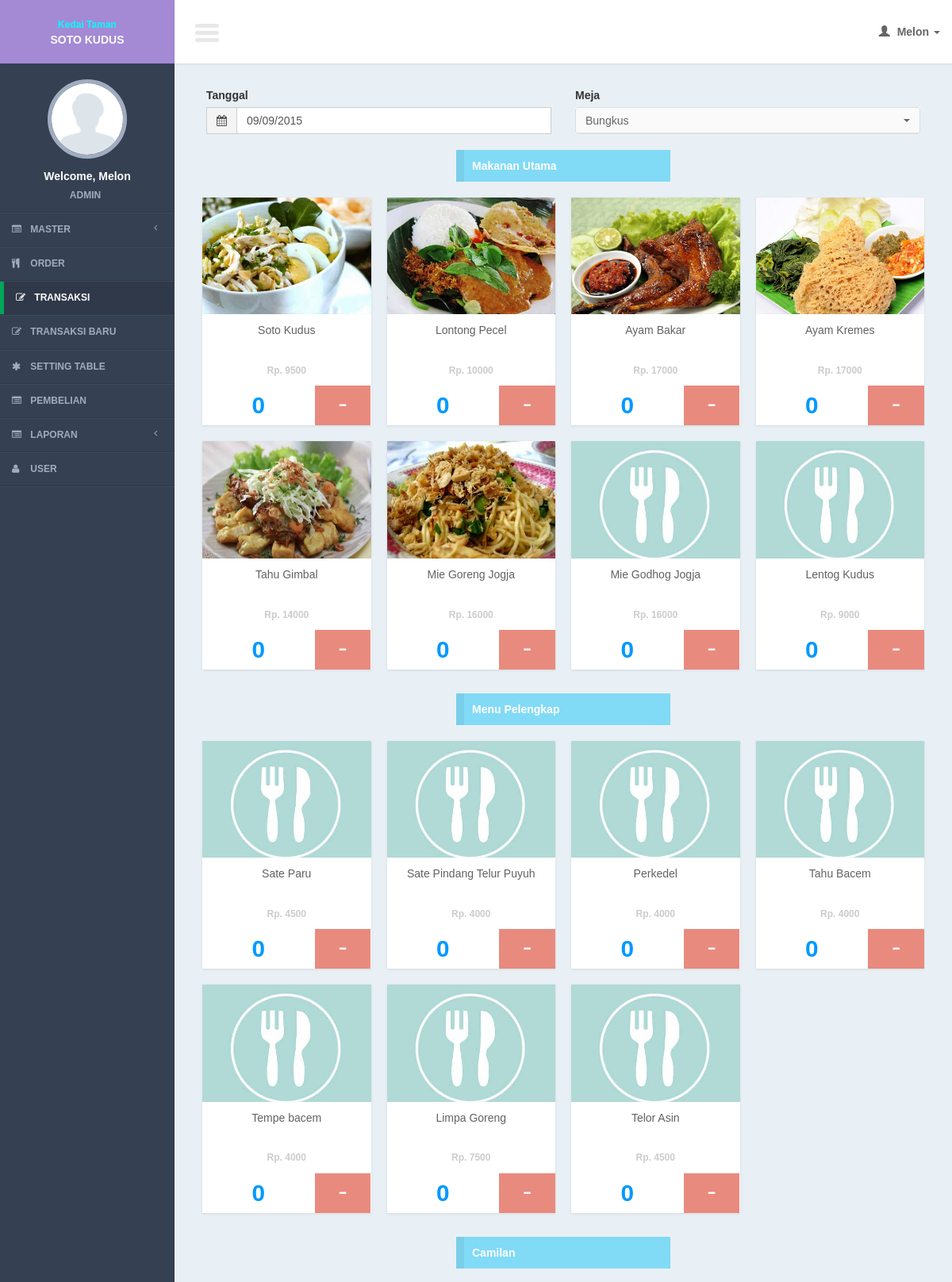
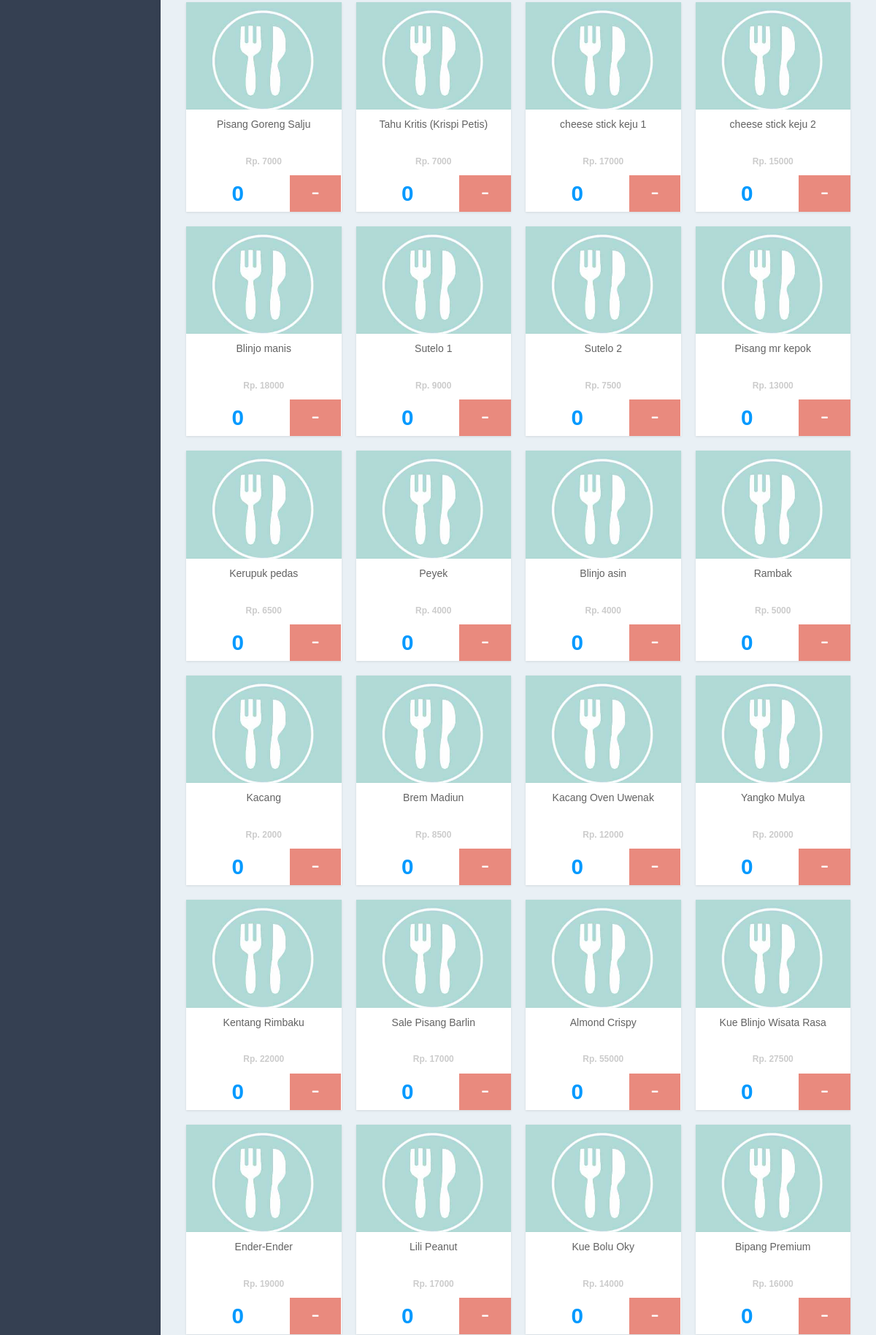
/controllers/transaction.php (signed in, upper part), run on the app's committed database (2 pictures, top to bottom).
### tables this page shows
CREATE TABLE IF NOT EXISTS `tables` (
`table_id` int(11) NOT NULL,
  `building_id` int(11) NOT NULL,
  `table_name` varchar(100) NOT NULL,
  `data_x` int(11) NOT NULL,
  `data_y` int(11) NOT NULL
);

CREATE TABLE IF NOT EXISTS `menu_types` (
`menu_type_id` int(11) NOT NULL,
  `menu_type_name` varchar(100) NOT NULL
);

CREATE TABLE IF NOT EXISTS `menus` (
`menu_id` int(11) NOT NULL,
  `menu_type_id` int(11) NOT NULL,
  `menu_name` varchar(100) NOT NULL,
  `menu_original_price` int(11) NOT NULL,
  `menu_margin_price` int(11) NOT NULL,
  `menu_price` int(11) NOT NULL,
  `menu_img` text NOT NULL,
  `partner_id` int(11) NOT NULL
);

### lib/function.php (called while the page is built, shortened)
<?php
function get_header($title = ""){
	include '../views/layout/header.php';
}
function get_footer($query_find = 0){
	include '../views/layout/footer.php';
}
function format_date($date){
	if($date == "0000-00-00"){
		return "-";
	}else{
		$date = explode("-", $date);
		$new_date = $date[2]."/".$date[1]."/".$date[0];
		return $new_date;
	}
}
	?>

### models/transaction_model.php (called while the page is built, shortened)
<?php
function select_cat(){
	$query = mysql_query("select * from menu_types order by menu_type_id");
	return $query;
}
?>

### views/transaction/list.php (the view, shortened to what this page needs)
 <form action="<?= $action ?>" method="post" enctype="multipart/form-data" role="form">
                <section class="content">
<div class="container">
			<section class="color-2">
            <div class="row">
            <div class="col-md-6">
            <div class="form-group">
             <label>Tanggal </label>
             <div class="input-group">
                                            <div class="input-group-addon">
                                                <i class="fa fa-calendar"></i>
                                            </div>
                                            <input type="text" required class="form-control pull-right" id="date_picker1" name="i_date" value="<?= $date ?>"/>
                                        </div>
            </div>
            </div>
             <div class="col-md-6">
             <div class="form-group">
                                        <label>Meja </label>
                                        <select name="i_table_id" id="i_table_id"  class="selectpicker show-tick form-control" data-live-search="true" onChange="load_data_history(this.value)" >
                                        <?php
                                        $query_table = mysql_query("select a.*, b.building_name
																	from tables a
																	left join buildings b on b.building_id = a.building_id
																	order by table_id
																	");
                                        while($row_table = mysql_fetch_array($query_table)){
                                        ?>
                                        <option value="<?= $row_table['table_id']?>" <?php if($row_table['table_id'] == $table_id){ ?> selected="selected"<?php }?>><?php
										if($row_table['table_id'] != 0){
											$building = " (".$row_table['building_name'].")";
										}else{
											$building= "";
										}
										echo $row_table['table_name'].$building; ?></option>
                                        <?php
                                        }
                                        ?>
                                        </select>
                                      	</div>
            </div>
            </div>
               <div class="row">
               <?php
                while($row_cat = mysql_fetch_array($query_cat)){
			   ?>
                <div class="col-md-12">
                    <div class="col-md-4 col-md-offset-4">
                        <div class="row">
                            <div class="otheader_title"><?= $row_cat['menu_type_name']?></div>
                        </div>
                    </div>
                </div>
				<p>
                   <?php
					$query = mysql_query("select * from menus where menu_type_id = '".$row_cat['menu_type_id']."' order by menu_id");
                    while($row = mysql_fetch_array($query)){
                   ?>
                  <div class="box-showcase">
                  	<a onClick="add_menu(<?= $row['menu_id']?>)">
                        <div class="box-showcaseInner">
                        <?php
                        $gambar = ($row['menu_img']) ? $row['menu_img'] : "default.jpg";
						?>
                            <img src="../img/menu/<?= $gambar ?>" class="img_class" />
                        </div>
                        </a>
                        <div class="box-showcaseDesc">
                            <a onClick="add_menu(<?= $row['menu_id']?>)"> <div class="box-showcaseDesc_name"><?= $row['menu_name'] ?></div>
                             <div class="box-showcaseDesc_price">Rp. <?= $row['menu_price'] ?></div>
                             </a>
                            <div class="box-showcaseDesc_by">
                            	<div class="col-xs-8" style="padding:0px;">
                                   	<input required type="text" name="i_jumlah_<?= $row['menu_id'] ?>" id="i_jumlah_<?= $row['menu_id'] ?>" class="form-control text_menu" value="0" onchange="edit_menu(<?= $row['menu_id'] ?>)"/>
                       			</div>
                                <div class="col-xs-4" style="padding:0px;">
                                	<a onClick="minus_menu(<?= $row['menu_id']?>)">
                                	<div class="box-showcaseDesc_button">
                                    	<i class="fa fa-minus"></i>
                                    </div>
                                    </a>
                                </div>
                            </div>
                        </div>
                    </div>
                    <?php
                    }
                    ?>
				</p>
                  <?php
				}
				  ?>
				 </div>
			</section>
		</div>
                </section>
              </form>

### css/AdminLTE.css (style rules this page uses)
html { font-family: 'Source Sans Pro', sans-serif; -webkit-font-smoothing: antialiased; min-height: 100%; background: #E9F0F5; }
body { font-family: 'Source Sans Pro', sans-serif; -webkit-font-smoothing: antialiased; min-height: 100%; background: #E9F0F5; }
a { color: #3c8dbc; }
.content { padding: 30px 10px; }
img { max-width: 100%important; }
.form-control { -webkit-border-radius: 0px !important; -moz-border-radius: 0px !important; border-radius: 0px !important; box-shadow: none; }
.input-group .input-group-addon { border-radius: 0; background-color: #f4f4f4; }
.text_menu { text-align:center; width:100%; font-size:2.7em; font-weight:bold; height:50px; color:#09F; border:none !important; background:#fff; }
.otheader_title { background-color:#81daf6; border-left-color:#7acee9; border-left-style:solid; border-left-width:10px; color:#FFFFFF; font-weight:bold; padding:10px 5px 10px 10px; width:100%; margin-top:10px; margin-bottom:10px; }

### css/tooltip/tooltip-classic.css (style rules this page uses)
html, body { margin:0; height:100%; }

### css/menu/menu.css (style rules this page uses)
.box-showcase { float: left; position: relative; width: 16.6%; padding-bottom: 12%; margin-bottom: 140px; cursor: pointer; }
.box-showcaseInner { position: absolute; left: 10px; right: 10px; top: 10px; bottom: 10px; overflow: hidden; background: #ccc; box-shadow: 0 1px 3px rgba(0, 0, 0, 0.1); }
.box-showcaseDesc { position: absolute; left: 10px; right: 10px; overflow: hidden; background: #fff; top: 100%; margin-top: -10px; height: 140px; text-align:center; box-shadow: 0 1px 3px rgba(0, 0, 0, 0.1); }
.box-showcaseDesc_name { height:40px; color: #626262; padding:10px; font-size:14px; }
.box-showcaseDesc_price { bottom: 50px; width:100%; font-size: 12px; position:absolute; background:#fff; padding:10px; color:#ccc; font-weight:bold; }
.box-showcaseDesc_by { bottom: 0px; width:100%; font-size: 11px; font-weight: bold; color: #000; position:absolute; }
.box-showcaseDesc_button { width:100%; height:50px; background:#E98A7E; line-height:50px; color:#fff; }
.box-showcaseInner .img_class { width: 100%; opacity: 1; transition: opacity .25s ease-in-out; -moz-transition: opacity .25s ease-in-out; -webkit-transition: opacity .25s ease-in-out; }
@media only screen and (max-width : 1290px) and (min-width : 1051px) { .box-showcase { width: 25%; padding-bottom: 18%; } }

### data on the page
tables: table_name "Bungkus"
menu_types: menu_type_name "Makanan Utama"
menus: menu_img (picture), menu_name "Soto Kudus", menu_price "9500"
menus: menu_img (picture), menu_name "Lontong Pecel", menu_price "10000"
menus: menu_img (picture), menu_name "Ayam Bakar", menu_price "17000"
menus: menu_img (picture), menu_name "Ayam Kremes", menu_price "17000"
menus: menu_img (picture), menu_name "Tahu Gimbal", menu_price "14000"
menus: menu_img (picture), menu_name "Mie Goreng Jogja", menu_price "16000"
menus: menu_name "Mie Godhog Jogja", menu_price "16000"
menus: menu_name "Lentog Kudus", menu_price "9000"
menu_types: menu_type_name "Menu Pelengkap"
menus: menu_name "Sate Paru", menu_price "4500"
menus: menu_name "Sate Pindang Telur Puyuh", menu_price "4000"
menus: menu_name "Perkedel", menu_price "4000"
menus: menu_name "Tahu Bacem", menu_price "4000"
menus: menu_name "Tempe bacem", menu_price "4000"
menus: menu_name "Limpa Goreng", menu_price "7500"
menus: menu_name "Telor Asin", menu_price "4500"
menu_types: menu_type_name "Camilan"
menus: menu_name "Pisang Goreng Salju", menu_price "7000"
menus: menu_name "Tahu Kritis (Krispi Petis)", menu_price "7000"
menus: menu_name "cheese stick keju 1", menu_price "17000"
menus: menu_name "cheese stick keju 2", menu_price "15000"
menus: menu_name "Blinjo manis", menu_price "18000"
menus: menu_name "Sutelo 1", menu_price "9000"
menus: menu_name "Sutelo 2", menu_price "7500"
menus: menu_name "Pisang mr kepok", menu_price "13000"
menus: menu_name "Kerupuk pedas", menu_price "6500"
menus: menu_name "Peyek", menu_price "4000"
menus: menu_name "Blinjo asin", menu_price "4000"
menus: menu_name "Rambak", menu_price "5000"
menus: menu_name "Kacang", menu_price "2000"
menus: menu_name "Brem Madiun", menu_price "8500"
menus: menu_name "Kacang Oven Uwenak", menu_price "12000"
menus: menu_name "Yangko Mulya", menu_price "20000"
menus: menu_name "Kentang Rimbaku", menu_price "22000"
menus: menu_name "Sale Pisang Barlin", menu_price "17000"
menus: menu_name "Almond Crispy", menu_price "55000"
menus: menu_name "Kue Blinjo Wisata Rasa", menu_price "27500"
menus: menu_name "Ender-Ender", menu_price "19000"
menus: menu_name "Lili Peanut", menu_price "17000"
menus: menu_name "Kue Bolu Oky", menu_price "14000"
menus: menu_name "Bipang Premium", menu_price "16000"

### other printed values
$user_data[0] "Melon"
$user_data[1] "ADMIN"
